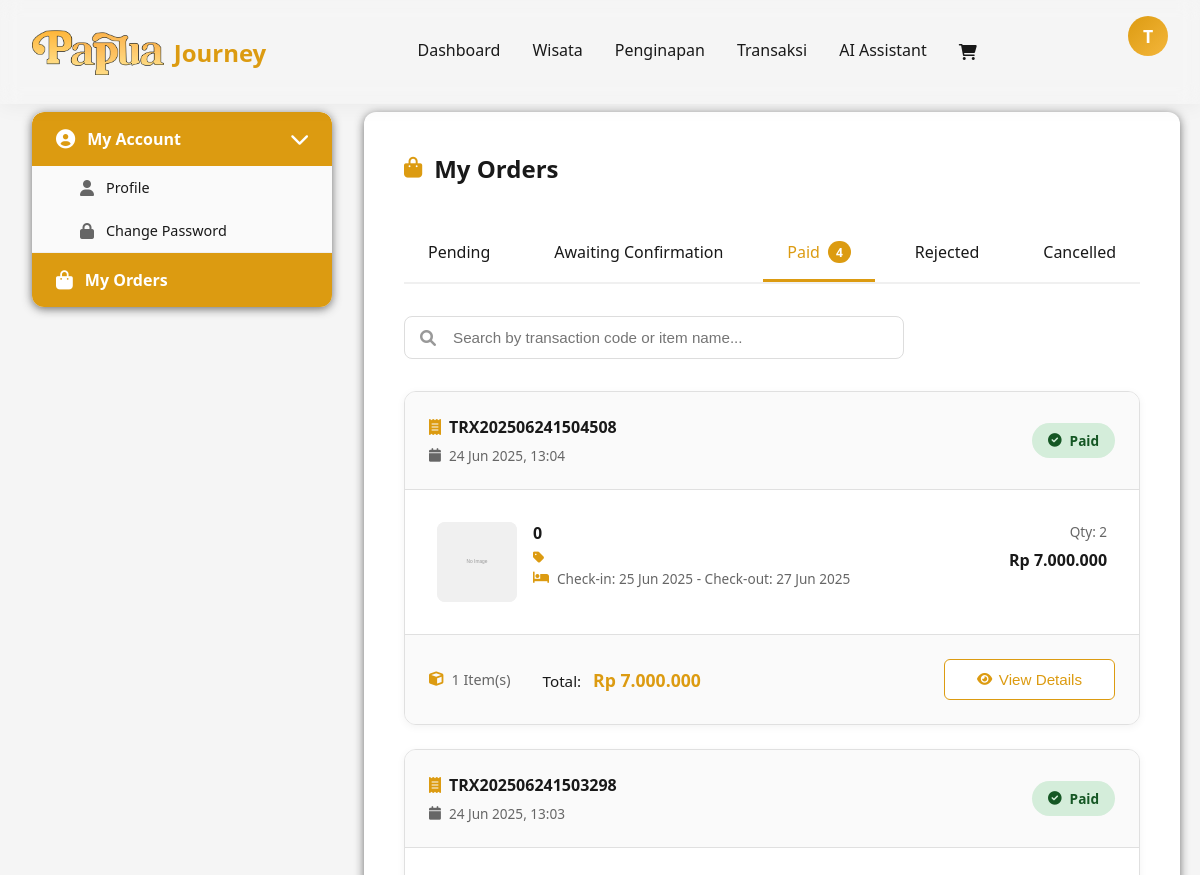
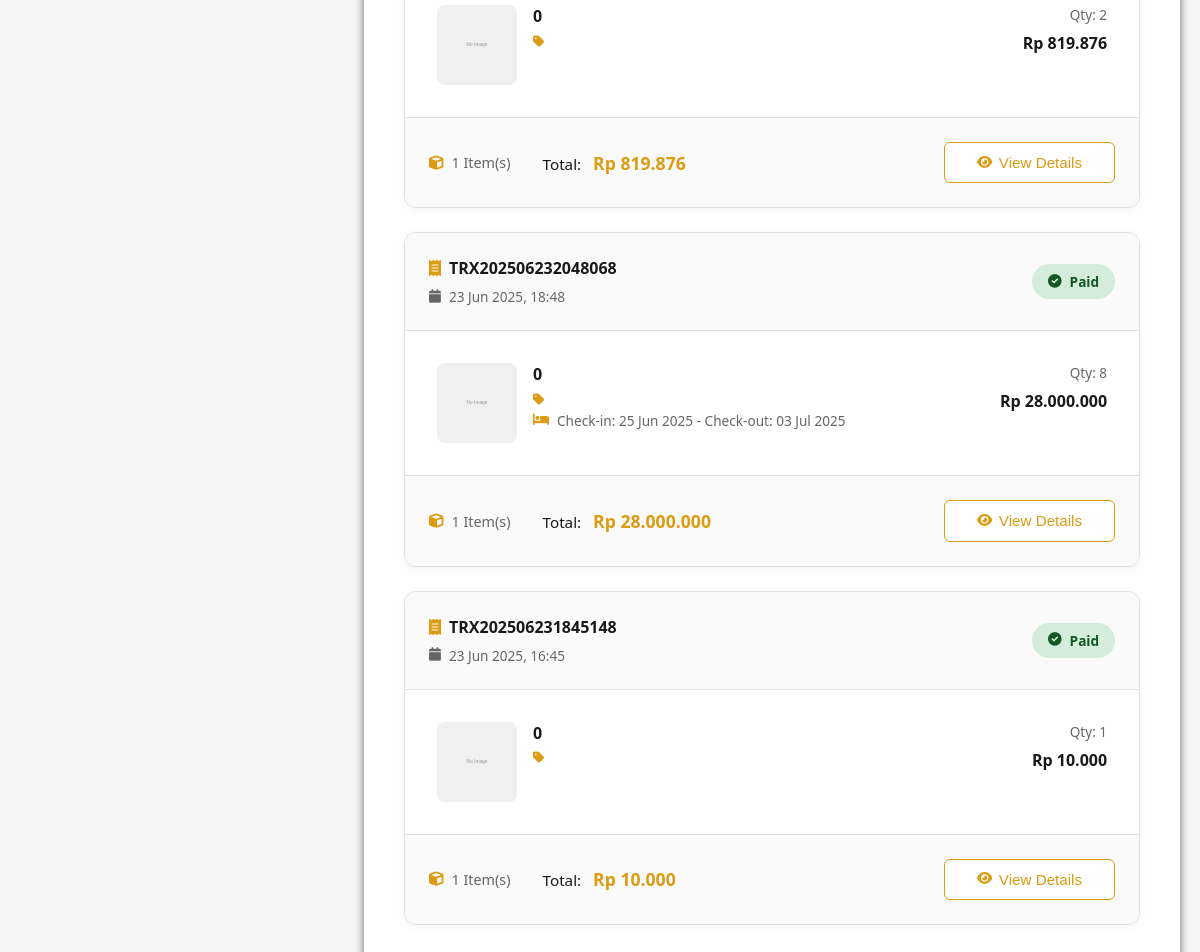
Before: /users/account/my_orders.php?tab=paid (signed in) with the older database file (2 pictures, top to bottom).
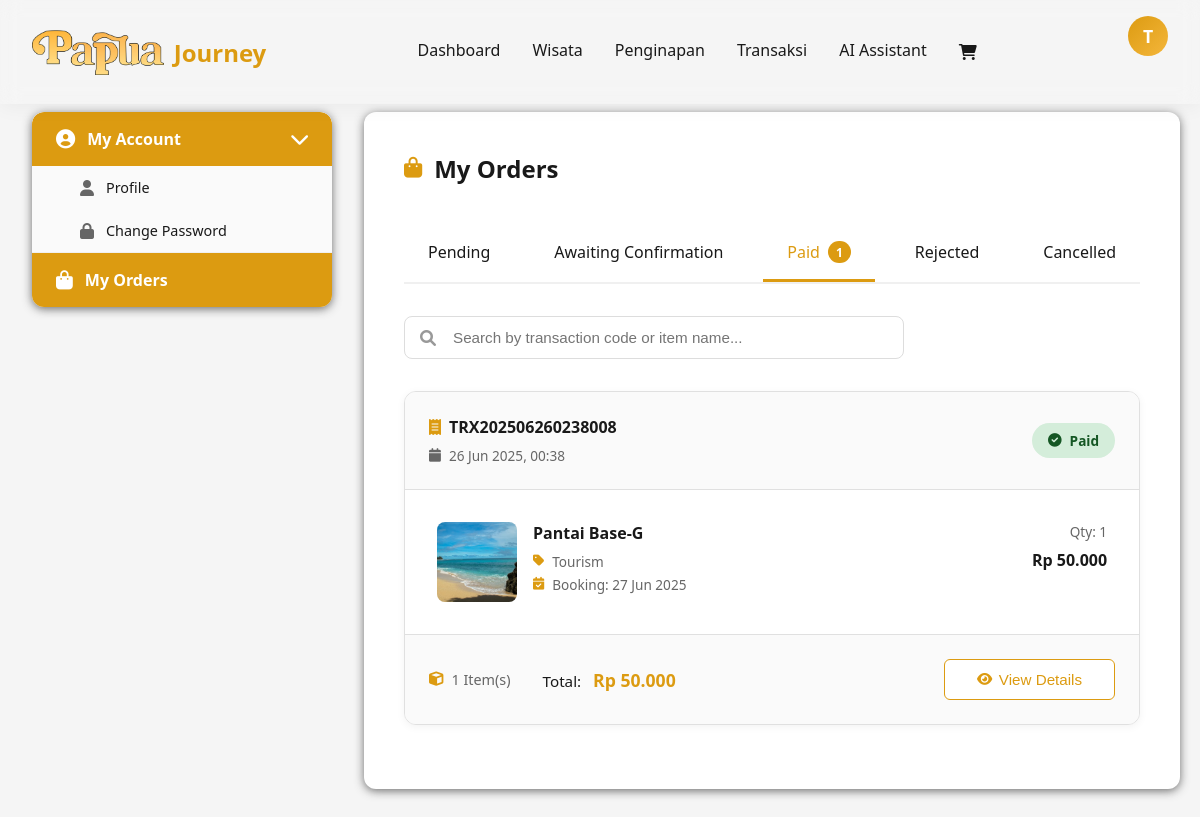
After: the same page with the newer database file.
### tables this page shows
CREATE TABLE `transaksi` (
  `id` int(11) NOT NULL,
  `user_id` int(11) NOT NULL,
  `transaction_code` varchar(20) NOT NULL,
  `total_amount` decimal(10,2) NOT NULL,
  `payment_status` enum('pending','awaiting_confirmation','paid','rejected','cancelled') DEFAULT 'pending',
  `payment_method` varchar(50) DEFAULT NULL,
  `payment_proof` varchar(255) DEFAULT NULL,
  `user_payment_date` datetime DEFAULT NULL,
  `payment_confirmed_at` datetime DEFAULT NULL,
  `payment_confirmed_by` int(11) DEFAULT NULL,
  `payment_date` datetime DEFAULT NULL,
  `created_at` timestamp NOT NULL DEFAULT current_timestamp(),
  `updated_at` timestamp NOT NULL DEFAULT current_timestamp() ON UPDATE current_timestamp()
);

CREATE TABLE `transaksi_items` (
  `id` int(11) NOT NULL,
  `transaksi_id` int(11) NOT NULL,
  `item_type` enum('wisata','penginapan','artikel') NOT NULL,
  `item_id` int(11) NOT NULL,
  `item_name` varchar(255) NOT NULL,
  `quantity` int(11) NOT NULL,
  `price_per_unit` decimal(10,2) NOT NULL,
  `subtotal` decimal(10,2) NOT NULL,
  `booking_date` date DEFAULT NULL,
  `checkin_date` date DEFAULT NULL,
  `checkout_date` date DEFAULT NULL,
  `notes` text DEFAULT NULL
);

### users/account/my_orders.php (the view, shortened to what the rows shown need)
<?php
$user_id = $_SESSION['user_id'];
$active_tab = isset($_GET['tab']) ? $_GET['tab'] : 'pending';
function formatPrice($price) {
    return 'Rp ' . number_format($price, 0, ',', '.');
}
function formatDate($date) {
    return date('d M Y, H:i', strtotime($date));
}
function getStatusBadge($status) {
    $badges = [
        'pending' => ['color' => 'warning', 'icon' => 'clock', 'text' => 'Pending'],
        'awaiting_confirmation' => ['color' => 'info', 'icon' => 'hourglass-half', 'text' => 'Awaiting Confirmation'],
        'paid' => ['color' => 'success', 'icon' => 'check-circle', 'text' => 'Paid'],
        'rejected' => ['color' => 'danger', 'icon' => 'times-circle', 'text' => 'Rejected'],
        'cancelled' => ['color' => 'secondary', 'icon' => 'ban', 'text' => 'Cancelled']
    ];
    $badge = $badges[$status] ?? $badges['pending'];
    return sprintf(
        '<span class="status-badge badge-%s"><i class="fas fa-%s"></i> %s</span>',
        $badge['color'],
        $badge['icon'],
        $badge['text']
    );
}
$db = getDbConnection();
$orders_stmt = $db->prepare("
    SELECT
        t.id,
        t.transaction_code,
        t.total_amount,
        t.payment_status,
        t.payment_method,
        t.created_at,
        t.payment_proof,
        t.user_payment_date,
        t.payment_confirmed_at
    FROM transaksi t
    WHERE t.user_id = ? AND t.payment_status = ?
    ORDER BY t.created_at DESC
");
$orders_stmt->bind_param("is", $user_id, $active_tab);
$orders_stmt->execute();
$orders_result = $orders_stmt->get_result();
$orders = [];
while ($order = $orders_result->fetch_assoc()) {
    $items_stmt = $db->prepare("
        SELECT
            ti.*,
            COALESCE(
                ti.item_name,
                CASE
                    WHEN ti.item_type = 'wisata' THEN w.judul
                    WHEN ti.item_type = 'penginapan' THEN p.judul
                    WHEN ti.item_type = 'artikel' THEN a.judul
                END
            ) as item_title,
            CASE
                WHEN ti.item_type = 'wisata' THEN w.photo
                WHEN ti.item_type = 'penginapan' THEN p.photo
                WHEN ti.item_type = 'artikel' THEN a.gambar
            END as item_image,
            CASE
                WHEN ti.item_type = 'wisata' THEN 'Tourism'
                WHEN ti.item_type = 'penginapan' THEN p.tipe
                WHEN ti.item_type = 'artikel' THEN a.kategori
            END as item_category
        FROM transaksi_items ti
        LEFT JOIN wisata w ON ti.item_type = 'wisata' AND ti.item_id = w.id
        LEFT JOIN penginapan p ON ti.item_type = 'penginapan' AND ti.item_id = p.id
        LEFT JOIN artikel a ON ti.item_type = 'artikel' AND ti.item_id = a.id
        WHERE ti.transaksi_id = ?
    ");
    $items_stmt->bind_param("i", $order['id']);
    $items_stmt->execute();
    $items_result = $items_stmt->get_result();
    $order['items'] = [];
    while ($item = $items_result->fetch_assoc()) {
        $order['items'][] = $item;
    }
    $orders[] = $order;
}
?>
<!DOCTYPE html>
<html lang="id">
<head>
    <link rel="stylesheet" href="my_orders.css">
    <link href="https://cdnjs.cloudflare.com/ajax/libs/font-awesome/6.0.0/css/all.min.css" rel="stylesheet">
</head>
<body>
    <?php include '../components/navbar.php'; ?>
    <div class="container">
        <div class="account-wrapper">
            <div class="content-area">
                <h2 class="section-title">
                    <i class="fas fa-shopping-bag"></i> My Orders
                </h2>
                <div class="orders-container" id="ordersContainer">
                    <?php if (empty($orders)): ?>
                        <div class="empty-state">
                            <i class="fas fa-shopping-basket"></i>
                            <h3>No orders found</h3>
                            <p>You don't have any <?php echo str_replace('_', ' ', $active_tab); ?> orders.</p>
                            <a href="../wisata/wisata.php" class="btn btn-primary">
                                <i class="fas fa-shopping-cart"></i><span>Start Shopping</span>
                            </a>
                        </div>
                    <?php else: ?>
                        <?php foreach ($orders as $order): ?>
                            <div class="order-card" data-search="<?php echo strtolower($order['transaction_code']); ?>">
                                <div class="order-header">
                                    <div class="order-info">
                                        <div class="transaction-code">
                                            <i class="fas fa-receipt"></i>
                                            <strong><?php echo htmlspecialchars($order['transaction_code']); ?></strong>
                                        </div>
                                        <div class="order-date">
                                            <i class="fas fa-calendar"></i>
                                            <?php echo formatDate($order['created_at']); ?>
                                        </div>
                                    </div>
                                    <div class="order-status">
                                        <?php echo getStatusBadge($order['payment_status']); ?>
                                    </div>
                                </div>
                                <div class="order-items">
                                    <?php foreach ($order['items'] as $item): ?>
                                        <div class="order-item" data-search="<?php echo strtolower($item['item_title'] ?? ''); ?>">
                                            <div class="item-image">
                                                <?php
                                                $image_path = '';
                                                $default_image = '../../assets/images/placeholder.svg';
                                                if ($item['item_type'] == 'wisata' && $item['item_image']) {
                                                    $image_path = '../../uploads/' . $item['item_image'];
                                                } elseif ($item['item_type'] == 'penginapan' && $item['item_image']) {
                                                    $image_path = '../../uploads/' . $item['item_image'];
                                                } elseif ($item['item_type'] == 'artikel' && $item['item_image']) {
                                                    $image_path = '../../uploads/' . $item['item_image'];
                                                }
                                                if (!file_exists($image_path) || empty($image_path)) {
                                                    $image_path = $default_image;
                                                }
                                                ?>
                                                <img src="<?php echo htmlspecialchars($image_path); ?>"
                                                     alt="<?php echo htmlspecialchars($item['item_title'] ?? 'Product'); ?>"
                                                     onerror="this.src='../../assets/images/placeholder.svg'">
                                            </div>
                                            <div class="item-details">
                                                <h4><?php echo htmlspecialchars($item['item_title'] ?? 'Unknown Item'); ?></h4>
                                                <p class="item-category">
                                                    <i class="fas fa-tag"></i>
                                                    <?php echo ucfirst(htmlspecialchars($item['item_category'] ?? $item['item_type'])); ?>
                                                </p>
                                                <?php if ($item['booking_date'] && $item['booking_date'] != '0000-00-00'): ?>
                                                    <p class="item-date">
                                                        <i class="fas fa-calendar-check"></i>
                                                        Booking: <?php echo date('d M Y', strtotime($item['booking_date'])); ?>
                                                    </p>
                                                <?php endif; ?>
                                                <?php if ($item['checkin_date'] && $item['checkout_date']): ?>
                                                    <p class="item-date">
                                                        <i class="fas fa-bed"></i>
                                                        Check-in: <?php echo date('d M Y', strtotime($item['checkin_date'])); ?> -
                                                        Check-out: <?php echo date('d M Y', strtotime($item['checkout_date'])); ?>
                                                    </p>
                                                <?php endif; ?>
                                            </div>
                                            <div class="item-pricing">
                                                <p class="quantity">Qty: <?php echo $item['quantity']; ?></p>
                                                <p class="price"><?php echo formatPrice($item['subtotal']); ?></p>
                                            </div>
                                        </div>
                                    <?php endforeach; ?>
                                </div>
                                <div class="order-footer">
                                    <div class="order-summary">
                                        <span class="total-items">
                                            <i class="fas fa-cube"></i>
                                            <?php echo count($order['items']); ?> Item(s)
                                        </span>
                                        <span class="total-amount">
                                            Total: <strong><?php echo formatPrice($order['total_amount']); ?></strong>
                                        </span>
                                    </div>
                                    <div class="order-actions">
                                        <button class="btn btn-outline" onclick="viewOrderDetails('<?php echo htmlspecialchars($order['transaction_code']); ?>')">
                                            <i class="fas fa-eye"></i><span>View Details</span>
                                        </button>
                                    </div>
                                </div>
                            </div>
                        <?php endforeach; ?>
                    <?php endif; ?>
                </div>
            </div>
        </div>
    </div>
</body>
</html>

Changed rows visible on the page:
removed transaksi: transaction_code "TRX202506241504508", created_at "24 Jun 2025, 13:04", payment_status "Paid", count($order['items']) "1", total_amount "Rp 7.000.000"
removed transaksi_items: item_title "0", checkin_date "25 Jun 2025", checkout_date "27 Jun 2025", quantity "2", subtotal "Rp 7.000.000", shown under "TRX202506241504508"
removed transaksi: transaction_code "TRX202506241503298", created_at "24 Jun 2025, 13:03", payment_status "Paid", count($order['items']) "1", total_amount "Rp 819.876"
removed transaksi_items: item_title "0", quantity "2", subtotal "Rp 819.876", shown under "TRX202506241503298"
removed transaksi: transaction_code "TRX202506232048068", created_at "23 Jun 2025, 18:48", payment_status "Paid", count($order['items']) "1", total_amount "Rp 28.000.000"
removed transaksi_items: item_title "0", checkin_date "25 Jun 2025", checkout_date "03 Jul 2025", quantity "8", subtotal "Rp 28.000.000", shown under "TRX202506232048068"
removed transaksi: transaction_code "TRX202506231845148", created_at "23 Jun 2025, 16:45", payment_status "Paid", count($order['items']) "1", total_amount "Rp 10.000"
removed transaksi_items: item_title "0", quantity "1", subtotal "Rp 10.000", shown under "TRX202506231845148"
added transaksi: transaction_code "TRX202506260238008", created_at "26 Jun 2025, 00:38", payment_status "Paid", count($order['items']) "1", total_amount "Rp 50.000"
added transaksi_items: item_title "Pantai Base-G", item_category "Tourism", booking_date "27 Jun 2025", quantity "1", subtotal "Rp 50.000", shown under "TRX202506260238008"
Other visible differences:
$status_counts['paid']: "4" → "1"
